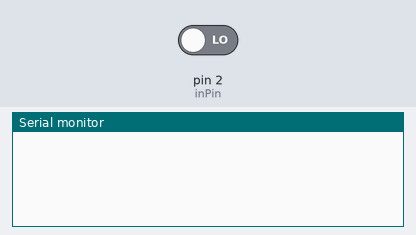
Recording of a sketch running on a simulated Arduino Uno, built with avr-gcc and run on an emulated ATmega328P. On the bench: the last lines printed to the serial monitor. The inputs (shaded band) are chosen by the test bench; at power-on: pin 2 (inPin) LOW.

Above: at 1.2 s.
1.3 s: pin 2 (inPin) driven HIGH
At 1.8 s:
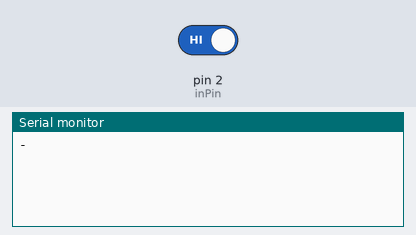
2.8 s: pin 2 (inPin) driven LOW
At 3.2 s:
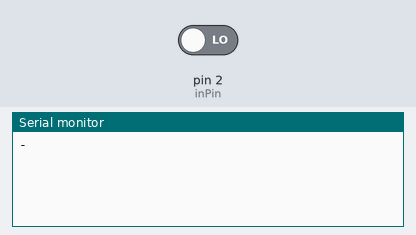

The sketch:

decode.ino
```cpp
#include <stdio.h>
#include <string.h>
#define inPin 2
String code = "";
unsigned long signal_time, p2, p1, p2_old;
unsigned long none_time, this_none, last_none;
const int duration = 100;
const int debounce_delay = duration * 0.9;
const int char_space = duration * 2;
const int word_space = duration * 5;
const int sentence_space = duration * 15;
const int min_dot_dash_threshold = duration * 0.2;
const int dot_dash_threshold = duration * 2;
char store[100];
char copy[100];
int store_num = 0;
int flag;

void decode() {
  static String morse[] = { ".-", "-...", "-.-.", "-..", ".", "..-.", "--.", "....",
                            "..", ".---", "-.-", ".-..", "--", "-.", "---", ".--.", "--.-", ".-.", "...",
                            "-", "..-", "...-", ".--", "-..-", "-.--", "--..",
                            "-----", ".----", "..---", "...--", "....-", ".....", "-....", "--...", "---..", "----.",
                            ".-.-.-", "---...", "--..--", "-.-.-.", "..--..", "-.-.--" };  // A-Z,0-9,标点：.:,;?!
  int i = 0;
  while(i < 42) {
    if(morse[i] == code) {
      if(i <= 25) {
        Serial.print(char('a' + i));
      }
      else if(i <= 35) {
        i = i - 26;
        Serial.print(char('0' + i));
      }
      else {
        switch(i) {
          case 36:
            Serial.print('.');  break;
          case 37:
            Serial.print(':');  break;
          case 38:
            Serial.print(',');  break;
          case 39:
            Serial.print(';');  break;
          case 40:
            Serial.print('?');  break;
          case 41:
            Serial.print('!');  break;
        }
      }
      break;
    }
    i++;
  }
  if(i == 42) {
    Serial.print('_');
  }
  code = "";
}

char char_decide() {
  if (signal_time < (dot_dash_threshold)) {
    Serial.print('.');
    return '.';
  } else if (signal_time > (dot_dash_threshold)) {
    Serial.print('-');
    return '-';
  }
}

void debounce() {
  int l1 = 0, l2 = 0, space = 0;
  while(1) {
    while(digitalRead(inPin) == HIGH) {
      l1 = millis();
      while(digitalRead(inPin) == HIGH) {
        l2 = millis();
        space = l2 - l1;
        if(space > debounce_delay) {
          return;
        }
      }
    }
  }
}

void setup() {
  Serial.begin(115200);
  pinMode(inPin, INPUT);
}


void loop() {
  p1 = millis();
  unsigned long nosignal_time = p1 - p2;
  if(nosignal_time > char_space && p2_old != p2) {
    decode();
  }
  p2_old = p2;
  while(digitalRead(inPin) == LOW) {
    if(flag && nosignal_time > word_space) {
      if(nosignal_time < sentence_space) {
        Serial.print(' ');
      }
      else {
        store[store_num] = char(' ');
        store_num++;
        Serial.println("");
      }
    }
    flag = 1;
    debounce();
    p2 = millis();
    signal_time = p2 - debounce_delay - p1;
    if(signal_time > min_dot_dash_threshold) {
      code = code + char_decide();
  }
  }
}
```

Measured:
- after the input at 1.3 s, the serial monitor: prints a new line after 0.09 s (image 1)
- after the input at 2.8 s, the serial monitor: prints a new line at once (image 2)
